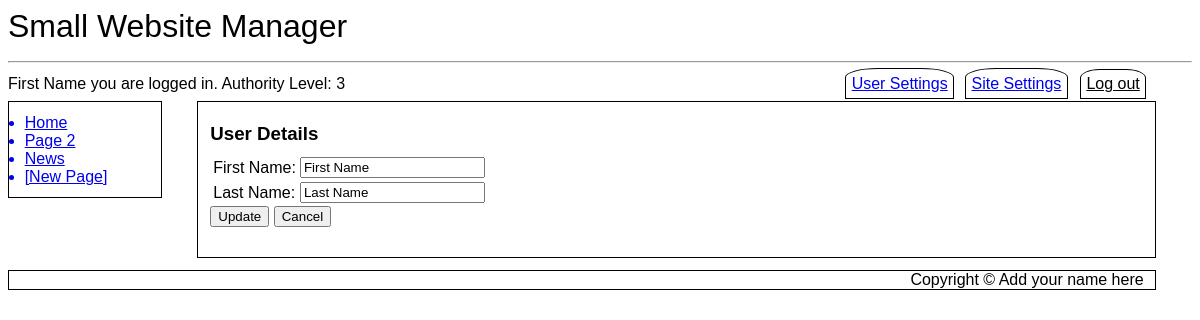
Screenshot of /userdetails.php (signed in) with the database file from the repository.
### tables this page shows
CREATE TABLE `SubMenus` (
  `MenuID` int(11) NOT NULL,
  `LinkID` int(11) NOT NULL,
  `Page_ID` int(11) NOT NULL DEFAULT 0,
  `Menu_Entry` varchar(50) NOT NULL,
  `Title` varchar(500) NOT NULL,
  `Active` tinyint(1) NOT NULL DEFAULT 1
);

CREATE TABLE `SubMenus_Modules` (
  `SubMenu_Order` int(11) NOT NULL,
  `Module_ID` int(11) NOT NULL
);

CREATE TABLE `SubMenusData` (
  `Type` varchar(500) NOT NULL,
  `Default Menu Title` varchar(20) NOT NULL,
  `LinkData` text NOT NULL,
  `GetData` tinyint(1) NOT NULL,
  `Module_ID` int(11) NOT NULL
);

CREATE TABLE `Users` (
  `ID` int(11) NOT NULL,
  `First_Name` varchar(250) NOT NULL,
  `Last_Name` varchar(250) NOT NULL,
  `eMail` varchar(1000) NOT NULL,
  `User_Name` varchar(1000) NOT NULL,
  `Password` varchar(100) NOT NULL,
  `Activate_Pass` varchar(100) DEFAULT NULL,
  `Change_Pass` varchar(100) DEFAULT NULL,
  `Change_Pass_Expire` datetime DEFAULT NULL,
  `Forgot_Pass` varchar(100) DEFAULT NULL,
  `Forgot_Pass_Expire` datetime DEFAULT NULL,
  `DateTime_Joined` datetime NOT NULL,
  `Last_Logged` datetime NOT NULL DEFAULT current_timestamp(),
  `Authority_Level` tinyint(4) DEFAULT 1,
  `Active` tinyint(1) NOT NULL DEFAULT 0
);

### userdetails.php (the view, shortened to what this page needs)
<?php
include ("db_connect.inc");
include ("header.inc");
include ("navbar.inc");
echo "<article id='main'>";
if (!isset($ffirstname_style)) {
	$ffirstname_style = "";
}
if (!isset($flastname_style)) {
	$flastname_style = "";
}
if (isset($_SESSION['user_name'])) {
	$userName = $_SESSION['user_name'];
	$query1 = "SELECT `First_Name`, `Last_Name`, `User_Name` FROM `Users` WHERE `User_Name`='$userName'";
	$result1 = mysqli_query($cxn,$query1);
	$row1 = mysqli_fetch_assoc($result1);
	$firstName = $row1['First_Name'];
	$lastName = $row1['Last_Name'];
	echo "
	<h3>User Details</h3>\r\n
	<div>\r\n
	<form action='".htmlentities($_SERVER['PHP_SELF'])."' method='post'>\r\n
	<table>\r\n
	<tr><td>First Name: </td><td><input $ffirstname_style type='text' name='ffirstname' value='$firstName'></td></tr>\r\n
	<tr><td>Last Name: </td><td><input $flastname_style type='text' name='flastname' value='$lastName'></td></tr>\r\n
	</table>\r\n
	<input type='hidden' id='submitCode' name='submitCode' value='User_Details'>\r\n
	<input type='submit' name='Button' value='Update' />\r\n
	<input type='submit' name='Button' value='Cancel' />\r\n
	</form>\r\n
	<br>\r\n
	</div>\r\n";
} else {
	echo "<div class='error'>This is a restricted area. You must log in to access!</div>";
}
echo "</article>";
include ("footer.inc");
?>

### navbar.inc
<nav id="vnav1">
<?php
$query = "SELECT Menu_Entry, Title FROM SubMenus WHERE MenuID='1' AND Active=1 ORDER BY LinkID ASC LIMIT 10";
$result = mysqli_query($cxn,$query) or die ("Couldn't execute query.");
while($row = mysqli_fetch_assoc($result))
{
	$menuEntry = $row['Menu_Entry'];
	$pageTitle = $row['Title'];
	$pageTitle = preg_replace('/ /', '_', $pageTitle);
	echo "<a href='$pageTitle'>$menuEntry</a>\r\n";
}
$query2 = "SELECT `Default Menu Title`, `LinkData`, `Module_ID` FROM SubMenus_Modules INNER JOIN SubMenusData USING (Module_ID)";
$result2 = mysqli_query($cxn, $query2) or die ("Couldn't execute query.");
while($row2 = mysqli_fetch_assoc($result2))
{
	$menuEntry2 = $row2['Default Menu Title'];
	$pageTitle2 = $row2['LinkData'];
	$pageTitle2 = preg_replace('/ /', '_', $pageTitle2);
	echo "<a href='$pageTitle2'>$menuEntry2</a>\r\n";
}
if (isset($_SESSION['auth_lev'])){
	if ($_SESSION['auth_lev'] == 3 AND isset($_SESSION['first_name']) AND isset($_SESSION['user_name']) ) {
		echo "<a class='newpage' href='newpage.php'>[New Page]</a>\r\n";
	}
}
?>
</nav>

### desktop.css (style rules this page uses)
* { font-family: Arial, sans-serif; box-sizing: border-box; }
h1, h2, h3 { padding: 0%; margin-top: 1%; margin-bottom: 1%; }
article#main { margin-left:16%; width: 81%; float:none; border: 1px solid black; padding: 1%; }
nav#vnav1 { width:13%; float:left; border: 1px solid black; padding: 1%; clear: both; margin-top: 0%; }
nav#vnav1 a { display: list-item; list-style-type: disc; margin-left: 3%; }

### rows the page displays
submenus: Menu_Entry "Home"
submenus: Menu_Entry "Page 2"
submenus_modules: submenusdata.Default Menu Title "News"
users: ffirstname "First Name", flastname "Last Name"

### other values shown
$websiteName "Small Website Manager"
$_SESSION['first_name'] "First Name"
$_SESSION['auth_lev'] "3"
